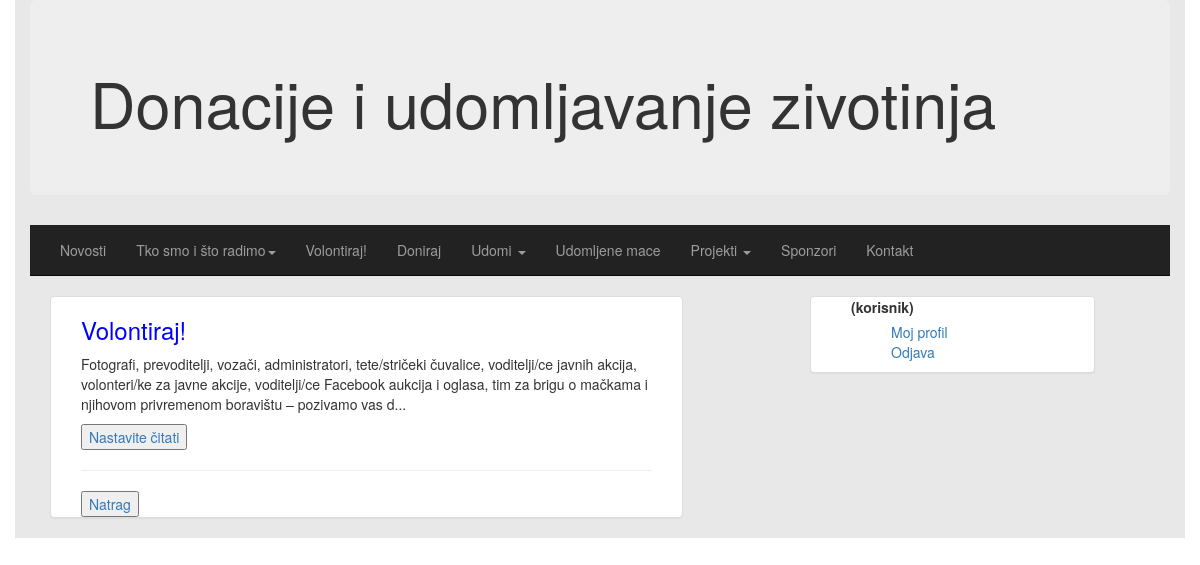
Page /volontiraj.php on the committed database.
### tables this page shows
CREATE TABLE `volontirajidoniraj` (
  `id` int(11) NOT NULL,
  `naslov` varchar(256) NOT NULL,
  `tekst` text NOT NULL,
  `slika` varchar(128) NOT NULL
);

### volontiraj.php (the view, shortened to what this page needs)
<!DOCTYPE html>
<html>
<head>
  <link rel="stylesheet" href="http://maxcdn.bootstrapcdn.com/bootstrap/3.3.4/css/bootstrap.min.css">
</head>
<body>
<div class="container" style="background-color:#E8E8E8">
  <div class="jumbotron">
    <h1>Donacije i udomljavanje zivotinja</h1>
  </div>
   <div class="navbar navbar-inverse navbar-static-top" role="navigation">
	   <div class="container">
    <div class="navbar-collapse collapse">
     <ul class="nav navbar-nav navbar-center">
       <li clas="active"><a href="index.php">Novosti</a></li>
       <li class="dropdown">
         <a href="#" class="dropdown-toggle" data-toggle="dropdown">Tko smo i što radimo<b class="caret"></b></a>
       </li>
       <li clas="active"><a href="#">Volontiraj!</a></li>
       <li clas="active"><a href="#">Doniraj</a></li>
       <li class="dropdown">
        <a href="#" class="dropdown-toggle" data-toggle="dropdown">Udomi <b class="caret"></b></a>
       </li>
       <li><a href="#">Udomljene mace</a></li>
       <li class="dropdown">
        <a href="#" class="dropdown-toggle" data-toggle="dropdown">Projekti <b class="caret"></b></a>
       </li>
       <li><a href="#">Sponzori</a></li>
       <li><a href="kontakt.php">Kontakt</a></li>
     </ul>
    </div>
	   </div>
   </div>
    <div clas="col-md-12">
    <div class="col-md-8" style="margin-left:20px">
    <?php
    $mysqli = new mysqli("localhost", "root", "root", "seminar2");
          $query= "SELECT * from volontirajidoniraj where id=1";
          $result=  $mysqli->query($query);
          while($row= $result->fetch_assoc() ){
          echo '<div class="row">';
            echo '<div class="col-md-10 panel panel-default">';
            echo '<div class="col-md-12">';
            echo '<h3 style="color:blue">' . $row['naslov']  . '</h3>';
            echo '</div>';
            $pola = substr("$row[tekst]", 0,250);
            echo '<div class="col-md-12"><p>' . $pola . '...</p>';
            echo '<button><a href="detalji.php?id=volontirajidoniraj&nav=1">Nastavite čitati</a></button><hr>';
            echo '</div>';
            echo '<div class="col-md-12 pull-right">';
            echo '<button><a href="index.php">Natrag</a></button>';
            echo '</div>';
            echo '</div>';
            }
    ?>
  </div>
  </div>
   <div class=" nav nav-stacked pull-center col-sm-3 panel panel-default ">
      <ul style="list-style-type:none">
       <li><label> <?php
       if($_SESSION['razina'] === 1){
        echo '(admin)';
      }else{
          echo '(korisnik)';
        }
        ?></label></li>
       <ul style="list-style-type:none">
        <li><a href="mojprofil.php">Moj profil</a></li>
          <li><a href="logout.php">Odjava</a></li>
      </ul>
      </ul>
     </div>
  </div>
 </div>
</body>
</html>

### rows in the picture
volontirajidoniraj: naslov "Volontiraj!", tekst "Fotografi, prevoditelji, vozači, administratori, tete/stričeki čuvalice, voditelji/ce javnih akcija, volonteri/ke za javne akcije, voditelji/ce Facebook aukcija i oglasa, tim za brigu o mačkama i njihovom privremenom boravištu – pozivamo vas d"
